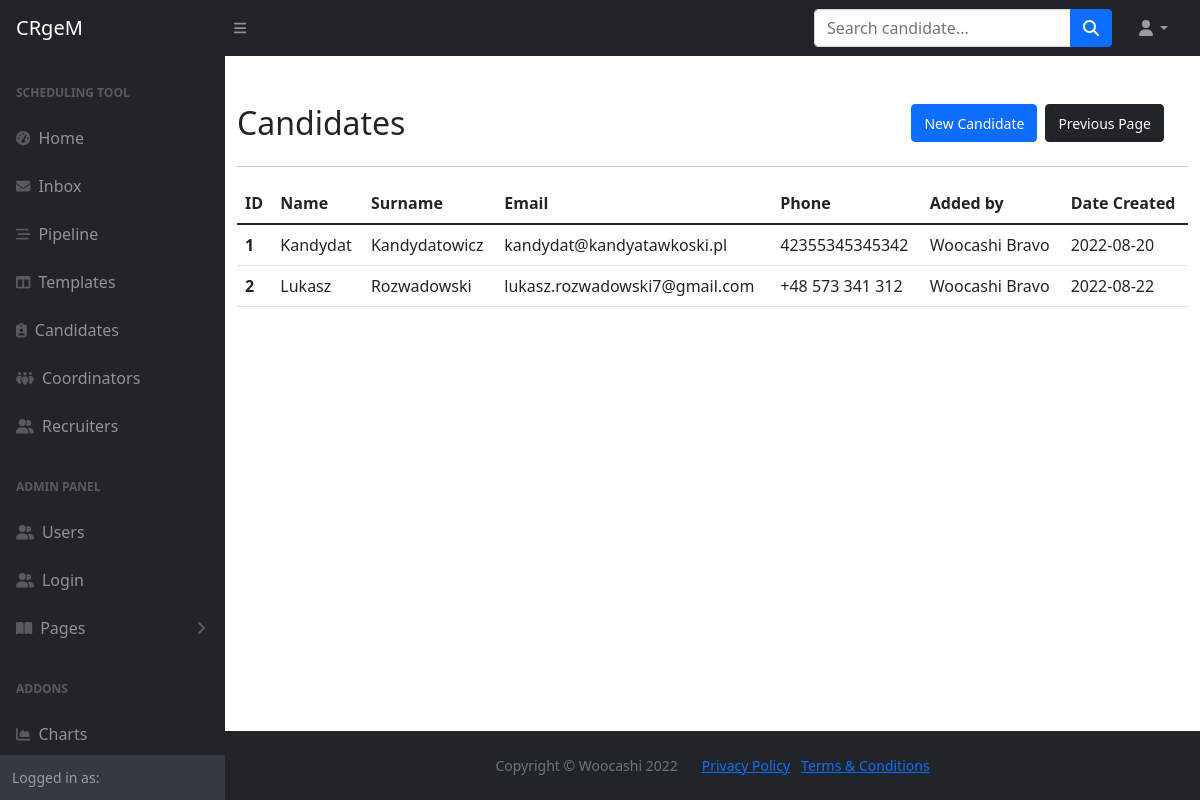
The page /candidates on the database its author committed.
### main.py (models this page shows)
class Candidate(db.Model, Base):
    __tablename__="candidates"
    id = db.Column(db.Integer, primary_key=True)
    first_name = db.Column(db.String, nullable=False)
    last_name = db.Column(db.String, nullable=False)
    full_name = db.Column(db.String, nullable=False)
    email = db.Column(db.String, nullable=False, unique=True)
    phone = db.Column(db.String, nullable=False)
    cv = db.Column(db.String, nullable=True)
    owner_id = Column(Integer, ForeignKey('users.id'))
    created_by = relationship("User", back_populates="candidates")
    created_date = db.Column(db.Date, nullable=False)
    tasks = relationship("Task", back_populates="candidate")

class User(db.Model, UserMixin, Base):
    __tablename__="users"
    id = db.Column(db.Integer, primary_key=True)
    first_name = db.Column(db.String, nullable=False)
    last_name = db.Column(db.String, nullable=False)
    full_name = db.Column(db.String, nullable=False)
    email = db.Column(db.String, nullable=False, unique=True)
    phone = db.Column(db.String, nullable=False)
    type = db.Column(db.String, nullable=False)
    password = db.Column(db.String, nullable=False)
    interviews = relationship("Interview", back_populates="created_by")
    templates = relationship("Template", back_populates="created_by")
    candidates = relationship("Candidate", back_populates="created_by")
    tasks_sent = relationship("Task", primaryjoin="User.id==Task.sender_id", back_populates="from_user")
    tasks_received = relationship("Task", primaryjoin="User.id==Task.recipient_id", back_populates="to_user")
    tasks_delegated = relationship("Task", primaryjoin="User.id==Task.delegate_id", back_populates="delegated_by")

### main.py (the view)
@app.route('/candidates')
def candidates():
    candidates = db.session.query(Candidate).all()
    return render_template('candidates.html', candidates=candidates, current_user=current_user)

### templates/candidates.html
{% import "bootstrap/wtf.html" as wtf %}
{% include 'header.html' %}
	<main>
		<div class="container mt-4">
			<div class="row d-flex align-items-center">
				<div class="row d-flex justify-content-between">
					<div class="col">
						<h2 class="mt-4">Candidates</h2>
					</div>
					<div class="col d-flex justify-content-end mt-4">
						<span><a class="btn btn-primary ms-2" href="{{url_for('candidates_new', form=form)}}"><small>New Candidate</small></a></span>
						<span><a class="btn btn-dark ms-2" href="javascript:history.back()"><small>Previous Page</small></a></span>
					</div>
				</div>
			</div>
			<hr>
			{% if candidates|length == 0 %}
			<p>There are no candidates registered in this CRM environment</p>
			{% else %}
			<table class="table">
				  <thead>
				    <tr>
				      <th scope="col">ID</th>
				      <th scope="col">Name</th>
				      <th scope="col">Surname</th>
				      <th scope="col">Email</th>
					    <th scope="col">Phone</th>
					    <th scope="col">Added by</th>
					    <th scope="col">Date Created</th>
				    </tr>
				  </thead>
				  <tbody>
				  {% for candidate in candidates %}
				    <tr>
				      <th scope="row">{{candidate.id}}</th>
				      <td>{{candidate.first_name}}</td>
				      <td>{{candidate.last_name}}</td>
				      <td>{{candidate.email}}</td>
					    <td>{{candidate.phone}}</td>
					    <td>{{candidate.created_by.full_name}}</td>
					    <td>{{candidate.created_date}}</td>
				    </tr>
				  {% endfor %}
				  </tbody>
				</table>
			{% endif %}
		</div>
	</main>
{% include 'footer.html' %}

### rows shown on the page
Candidate: id "1", first_name "Kandydat", last_name "Kandydatowicz", email "kandydat@kandyatawkoski.pl", phone "42355345345342", created_by.full_name "Woocashi Bravo", created_date "2022-08-20"
Candidate: id "2", first_name "Lukasz", last_name "Rozwadowski", email "lukasz.rozwadowski7@gmail.com", phone "+48 573 341 312", created_by.full_name "Woocashi Bravo", created_date "2022-08-22"
